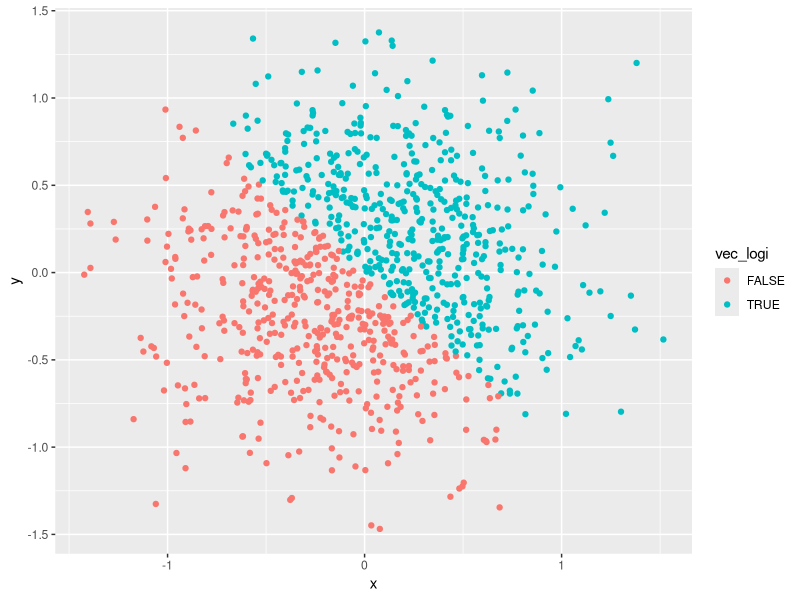
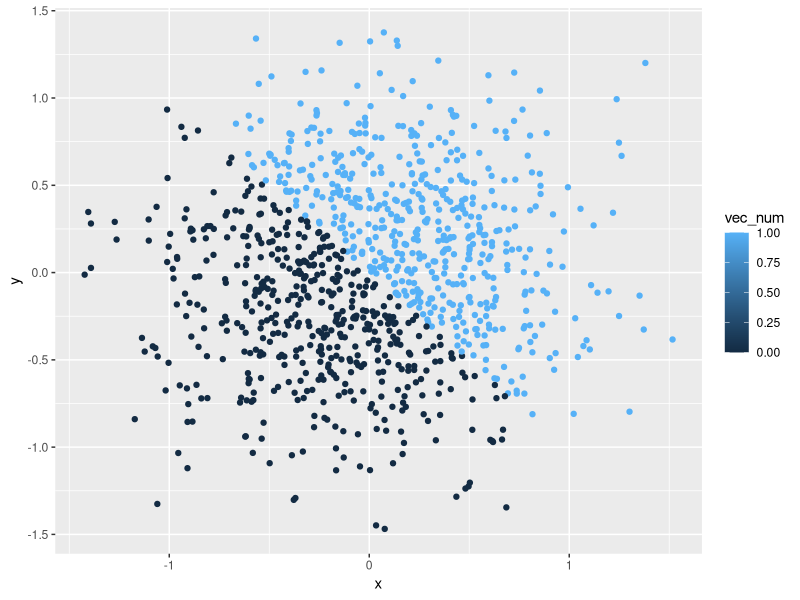
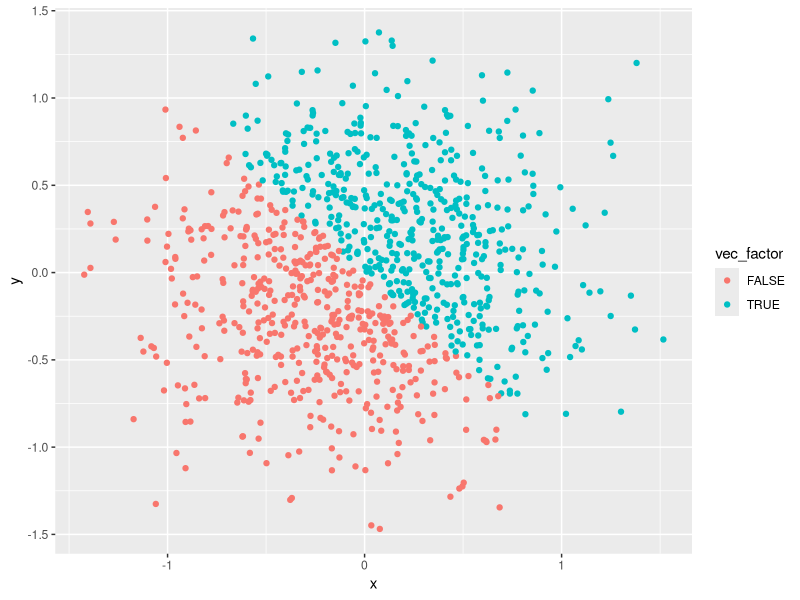

Generate these figures, in order, with R:
## ---- chunk 1
library(tidyverse)
## ---- chunk 2
## Set up the data frame for problem 1
prob1_df = tibble(
  unif_sample = runif(10, min =0, max = 5),
  logi_sample = unif_sample > 2,
  chara_sample = as.character(logi_sample),
  factor_sample = factor(chara_sample)
)
## ---- chunk 3
## Set up the data fraame for problem 2
prob2_df = tibble(
  x = rnorm(1000, sd = .5),
  y = rnorm(1000, sd = .5),    
  vec_logi = x+y > 0,
  vec_num = as.numeric(vec_logi),
  vec_factor = as.factor(vec_logi)
)
## ---- chunk 4
## Scatter plot of x and y, color using logical vector
ggplot(prob2_df, aes(x = x, y = y, color = vec_logi)) + geom_point()

## Scatter plot of x and y, color using numerical vector
ggplot(prob2_df, aes(x = x, y = y, color = vec_num)) + geom_point()

## Scatter plot of x and y, color using factor vector
ggplot(prob2_df, aes(x = x, y = y, color = vec_factor)) + geom_point()
